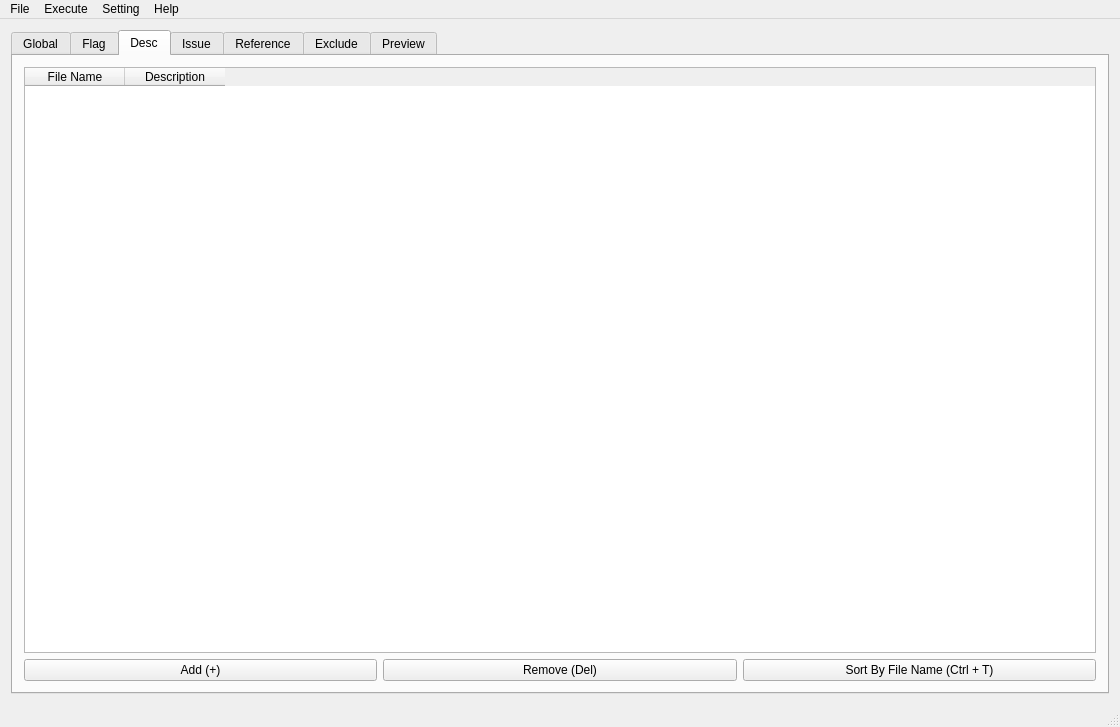
<?xml version="1.0" encoding="UTF-8"?>
<ui version="4.0">
 <class>MainWindow</class>
 <widget class="QMainWindow" name="MainWindow">
  <property name="geometry">
   <rect>
    <x>0</x>
    <y>0</y>
    <width>1120</width>
    <height>727</height>
   </rect>
  </property>
  <property name="windowTitle">
   <string>MainWindow</string>
  </property>
  <widget class="QWidget" name="centralWidget">
   <layout class="QVBoxLayout" name="verticalLayout_2">
    <item>
     <widget class="QTabWidget" name="tabWidget">
      <property name="currentIndex">
       <number>2</number>
      </property>
      <widget class="QWidget" name="SettingTab">
       <attribute name="title">
        <string>Global</string>
       </attribute>
       <layout class="QHBoxLayout" name="horizontalLayout_13">
        <item>
         <widget class="QGroupBox" name="groupBox">
          <property name="title">
           <string>Project Settings</string>
          </property>
          <layout class="QGridLayout" name="gridLayout">
           <item row="0" column="0">
            <layout class="QHBoxLayout" name="ExtensionL">
             <item>
              <widget class="QLabel" name="extensionLbl">
               <property name="text">
                <string>Extension</string>
               </property>
              </widget>
             </item>
             <item>
              <spacer name="spacer1">
               <property name="orientation">
                <enum>Qt::Horizontal</enum>
               </property>
               <property name="sizeHint" stdset="0">
                <size>
                 <width>40</width>
                 <height>20</height>
                </size>
               </property>
              </spacer>
             </item>
             <item>
              <widget class="QLineEdit" name="extensionEdit">
               <property name="minimumSize">
                <size>
                 <width>200</width>
                 <height>0</height>
                </size>
               </property>
               <property name="maximumSize">
                <size>
                 <width>200</width>
                 <height>16777215</height>
                </size>
               </property>
              </widget>
             </item>
            </layout>
           </item>
           <item row="1" column="0">
            <layout class="QHBoxLayout" name="PathL">
             <item>
              <widget class="QLabel" name="pathLbl">
               <property name="text">
                <string>Project Path</string>
               </property>
              </widget>
             </item>
             <item>
              <spacer name="spacer2">
               <property name="orientation">
                <enum>Qt::Horizontal</enum>
               </property>
               <property name="sizeHint" stdset="0">
                <size>
                 <width>40</width>
                 <height>20</height>
                </size>
               </property>
              </spacer>
             </item>
             <item>
              <widget class="QLineEdit" name="pathEdit">
               <property name="minimumSize">
                <size>
                 <width>200</width>
                 <height>0</height>
                </size>
               </property>
               <property name="maximumSize">
                <size>
                 <width>200</width>
                 <height>16777215</height>
                </size>
               </property>
              </widget>
             </item>
            </layout>
           </item>
           <item row="2" column="0">
            <layout class="QHBoxLayout" name="SeparatorL">
             <item>
              <widget class="QLabel" name="separatorLbl">
               <property name="text">
                <string>Separator</string>
               </property>
              </widget>
             </item>
             <item>
              <spacer name="spacer4">
               <property name="orientation">
                <enum>Qt::Horizontal</enum>
               </property>
               <property name="sizeHint" stdset="0">
                <size>
                 <width>40</width>
                 <height>20</height>
                </size>
               </property>
              </spacer>
             </item>
             <item>
              <widget class="QLineEdit" name="separatorEdit">
               <property name="minimumSize">
                <size>
                 <width>200</width>
                 <height>0</height>
                </size>
               </property>
               <property name="maximumSize">
                <size>
                 <width>200</width>
                 <height>16777215</height>
                </size>
               </property>
               <property name="text">
                <string>// @ </string>
               </property>
              </widget>
             </item>
            </layout>
           </item>
           <item row="3" column="0">
            <layout class="QHBoxLayout" name="StartTagL">
             <item>
              <widget class="QLabel" name="sTagLbl">
               <property name="text">
                <string>Start Tag</string>
               </property>
              </widget>
             </item>
             <item>
              <spacer name="spacer1_6">
               <property name="orientation">
                <enum>Qt::Horizontal</enum>
               </property>
               <property name="sizeHint" stdset="0">
                <size>
                 <width>40</width>
                 <height>20</height>
                </size>
               </property>
              </spacer>
             </item>
             <item>
              <widget class="QLineEdit" name="sTagEdit">
               <property name="minimumSize">
                <size>
                 <width>200</width>
                 <height>0</height>
                </size>
               </property>
               <property name="maximumSize">
                <size>
                 <width>200</width>
                 <height>16777215</height>
                </size>
               </property>
              </widget>
             </item>
            </layout>
           </item>
           <item row="4" column="0">
            <layout class="QHBoxLayout" name="EndTagL">
             <item>
              <widget class="QLabel" name="eTagLbl">
               <property name="text">
                <string>End Tag</string>
               </property>
              </widget>
             </item>
             <item>
              <spacer name="spacer1_7">
               <property name="orientation">
                <enum>Qt::Horizontal</enum>
               </property>
               <property name="sizeHint" stdset="0">
                <size>
                 <width>40</width>
                 <height>20</height>
                </size>
               </property>
              </spacer>
             </item>
             <item>
              <widget class="QLineEdit" name="eTagEdit">
               <property name="minimumSize">
                <size>
                 <width>200</width>
                 <height>0</height>
                </size>
               </property>
               <property name="maximumSize">
                <size>
                 <width>200</width>
                 <height>16777215</height>
                </size>
               </property>
               <property name="text">
                <string/>
               </property>
              </widget>
             </item>
            </layout>
           </item>
           <item row="5" column="0">
            <layout class="QHBoxLayout" name="SupDivLineL">
             <item>
              <widget class="QLabel" name="supDivLbl">
               <property name="text">
                <string>Sup Div Line</string>
               </property>
              </widget>
             </item>
             <item>
              <widget class="QPlainTextEdit" name="supDivEdit">
               <property name="plainText">
                <string>// ///////////////////////</string>
               </property>
              </widget>
             </item>
            </layout>
           </item>
           <item row="6" column="0">
            <layout class="QHBoxLayout" name="SubDivLineL">
             <item>
              <widget class="QLabel" name="subDivLbl">
               <property name="text">
                <string>Sub Div Line</string>
               </property>
              </widget>
             </item>
             <item>
              <widget class="QPlainTextEdit" name="subDivEdit">
               <property name="plainText">
                <string>// ///////////////////////</string>
               </property>
              </widget>
             </item>
            </layout>
           </item>
          </layout>
         </widget>
        </item>
        <item>
         <widget class="Line" name="line">
          <property name="frameShadow">
           <enum>QFrame::Raised</enum>
          </property>
          <property name="lineWidth">
           <number>1</number>
          </property>
          <property name="midLineWidth">
           <number>0</number>
          </property>
          <property name="orientation">
           <enum>Qt::Vertical</enum>
          </property>
         </widget>
        </item>
        <item>
         <widget class="QGroupBox" name="groupBox_2">
          <property name="title">
           <string>Common Info</string>
          </property>
          <layout class="QGridLayout" name="gridLayout_2">
           <item row="0" column="0">
            <layout class="QHBoxLayout" name="horizontalLayout_2">
             <item>
              <widget class="QLabel" name="authorLbl">
               <property name="text">
                <string>Author</string>
               </property>
              </widget>
             </item>
             <item>
              <spacer name="spacer3">
               <property name="orientation">
                <enum>Qt::Horizontal</enum>
               </property>
               <property name="sizeHint" stdset="0">
                <size>
                 <width>37</width>
                 <height>17</height>
                </size>
               </property>
              </spacer>
             </item>
             <item>
              <widget class="QLineEdit" name="authorEdit">
               <property name="minimumSize">
                <size>
                 <width>200</width>
                 <height>0</height>
                </size>
               </property>
               <property name="maximumSize">
                <size>
                 <width>200</width>
                 <height>16777215</height>
                </size>
               </property>
              </widget>
             </item>
            </layout>
           </item>
           <item row="1" column="0">
            <layout class="QHBoxLayout" name="TelephoneL">
             <item>
              <widget class="QLabel" name="telepLbl">
               <property name="text">
                <string>Telephone</string>
               </property>
              </widget>
             </item>
             <item>
              <spacer name="spacer8">
               <property name="orientation">
                <enum>Qt::Horizontal</enum>
               </property>
               <property name="sizeHint" stdset="0">
                <size>
                 <width>40</width>
                 <height>20</height>
                </size>
               </property>
              </spacer>
             </item>
             <item>
              <widget class="QLineEdit" name="telepEdit">
               <property name="minimumSize">
                <size>
                 <width>200</width>
                 <height>0</height>
                </size>
               </property>
               <property name="maximumSize">
                <size>
                 <width>200</width>
                 <height>16777215</height>
                </size>
               </property>
              </widget>
             </item>
            </layout>
           </item>
           <item row="2" column="0">
            <layout class="QHBoxLayout" name="GithubL">
             <item>
              <widget class="QLabel" name="githubLbl">
               <property name="text">
                <string>Github Account</string>
               </property>
              </widget>
             </item>
             <item>
              <spacer name="spacer1_4">
               <property name="orientation">
                <enum>Qt::Horizontal</enum>
               </property>
               <property name="sizeHint" stdset="0">
                <size>
                 <width>40</width>
                 <height>20</height>
                </size>
               </property>
              </spacer>
             </item>
             <item>
              <widget class="QLineEdit" name="githubEdit">
               <property name="minimumSize">
                <size>
                 <width>200</width>
                 <height>0</height>
                </size>
               </property>
               <property name="maximumSize">
                <size>
                 <width>200</width>
                 <height>16777215</height>
                </size>
               </property>
              </widget>
             </item>
            </layout>
           </item>
           <item row="3" column="0">
            <layout class="QHBoxLayout" name="TeamL">
             <item>
              <widget class="QLabel" name="teamLbl">
               <property name="text">
                <string>Team</string>
               </property>
              </widget>
             </item>
             <item>
              <spacer name="spacer1_5">
               <property name="orientation">
                <enum>Qt::Horizontal</enum>
               </property>
               <property name="sizeHint" stdset="0">
                <size>
                 <width>40</width>
                 <height>20</height>
                </size>
               </property>
              </spacer>
             </item>
             <item>
              <widget class="QLineEdit" name="teamEdit">
               <property name="minimumSize">
                <size>
                 <width>200</width>
                 <height>0</height>
                </size>
               </property>
               <property name="maximumSize">
                <size>
                 <width>200</width>
                 <height>16777215</height>
                </size>
               </property>
              </widget>
             </item>
            </layout>
           </item>
           <item row="4" column="0">
            <layout class="QHBoxLayout" name="ProjectNameL">
             <item>
              <widget class="QLabel" name="projectNameLbl">
               <property name="text">
                <string>Project Name</string>
               </property>
              </widget>
             </item>
             <item>
              <spacer name="spacer1_8">
               <property name="orientation">
                <enum>Qt::Horizontal</enum>
               </property>
               <property name="sizeHint" stdset="0">
                <size>
                 <width>40</width>
                 <height>20</height>
                </size>
               </property>
              </spacer>
             </item>
             <item>
              <widget class="QLineEdit" name="projectNameEdit">
               <property name="minimumSize">
                <size>
                 <width>200</width>
                 <height>0</height>
                </size>
               </property>
               <property name="maximumSize">
                <size>
                 <width>200</width>
                 <height>16777215</height>
                </size>
               </property>
              </widget>
             </item>
            </layout>
           </item>
           <item row="5" column="0">
            <layout class="QHBoxLayout" name="EmailL">
             <item>
              <widget class="QLabel" name="emailLbl">
               <property name="text">
                <string>Email</string>
               </property>
              </widget>
             </item>
             <item>
              <spacer name="spacer7">
               <property name="orientation">
                <enum>Qt::Horizontal</enum>
               </property>
               <property name="sizeHint" stdset="0">
                <size>
                 <width>40</width>
                 <height>20</height>
                </size>
               </property>
              </spacer>
             </item>
             <item>
              <widget class="QLineEdit" name="emailEdit">
               <property name="minimumSize">
                <size>
                 <width>200</width>
                 <height>0</height>
                </size>
               </property>
               <property name="maximumSize">
                <size>
                 <width>200</width>
                 <height>16777215</height>
                </size>
               </property>
              </widget>
             </item>
            </layout>
           </item>
           <item row="6" column="0">
            <layout class="QHBoxLayout" name="MemoL">
             <item>
              <widget class="QLabel" name="memoLbl">
               <property name="text">
                <string>Memo</string>
               </property>
              </widget>
             </item>
             <item>
              <widget class="QTextEdit" name="memoEdit"/>
             </item>
            </layout>
           </item>
          </layout>
         </widget>
        </item>
       </layout>
      </widget>
      <widget class="QWidget" name="FlagTab">
       <attribute name="title">
        <string>Flag</string>
       </attribute>
       <layout class="QHBoxLayout" name="horizontalLayout_6">
        <item>
         <layout class="QVBoxLayout" name="verticalLayout_8">
          <item>
           <widget class="QTableWidget" name="flagTblWidget">
            <column>
             <property name="text">
              <string>Flag</string>
             </property>
            </column>
            <column>
             <property name="text">
              <string>Value</string>
             </property>
            </column>
           </widget>
          </item>
          <item>
           <layout class="QHBoxLayout" name="FlagBtnL">
            <item>
             <widget class="QPushButton" name="FlagAddBtn">
              <property name="text">
               <string>Add (+)</string>
              </property>
             </widget>
            </item>
            <item>
             <widget class="QPushButton" name="FlagDeleteBtn">
              <property name="text">
               <string>Remove (Delete)</string>
              </property>
             </widget>
            </item>
            <item>
             <widget class="QPushButton" name="FlagUpBtn">
              <property name="text">
               <string>Up</string>
              </property>
             </widget>
            </item>
            <item>
             <widget class="QPushButton" name="FlagDownBtn">
              <property name="text">
               <string>Down</string>
              </property>
             </widget>
            </item>
           </layout>
          </item>
         </layout>
        </item>
       </layout>
      </widget>
      <widget class="QWidget" name="DescTab">
       <attribute name="title">
        <string>Desc</string>
       </attribute>
       <layout class="QVBoxLayout" name="verticalLayout_4">
        <item>
         <layout class="QVBoxLayout" name="descTabL1">
          <item>
           <widget class="QTableWidget" name="descTblWidget">
            <column>
             <property name="text">
              <string>File Name</string>
             </property>
            </column>
            <column>
             <property name="text">
              <string>Description</string>
             </property>
            </column>
           </widget>
          </item>
          <item>
           <layout class="QHBoxLayout" name="descTabL2">
            <item>
             <widget class="QPushButton" name="descAddBtn">
              <property name="text">
               <string>Add (+)</string>
              </property>
             </widget>
            </item>
            <item>
             <widget class="QPushButton" name="descRemoveBtn">
              <property name="text">
               <string>Remove (Del)</string>
              </property>
             </widget>
            </item>
            <item>
             <widget class="QPushButton" name="descSortBtn">
              <property name="text">
               <string>Sort By File Name (Ctrl + T)</string>
              </property>
             </widget>
            </item>
           </layout>
          </item>
         </layout>
        </item>
       </layout>
      </widget>
      <widget class="QWidget" name="IssueTab">
       <attribute name="title">
        <string>Issue</string>
       </attribute>
       <layout class="QHBoxLayout" name="horizontalLayout_10">
        <item>
         <layout class="QVBoxLayout" name="issueTabL">
          <item>
           <widget class="QTableWidget" name="issueTblWidget">
            <column>
             <property name="text">
              <string>File Name</string>
             </property>
            </column>
            <column>
             <property name="text">
              <string>Issue</string>
             </property>
            </column>
           </widget>
          </item>
          <item>
           <layout class="QHBoxLayout" name="horizontalLayout_8">
            <item>
             <widget class="QPushButton" name="issueAddBtn">
              <property name="text">
               <string>Add (+)</string>
              </property>
             </widget>
            </item>
            <item>
             <widget class="QPushButton" name="issueRemoveBtn">
              <property name="text">
               <string>Remove (Del)</string>
              </property>
             </widget>
            </item>
            <item>
             <widget class="QPushButton" name="issueSortBtn">
              <property name="text">
               <string>Sort By File Name (Ctrl + T)</string>
              </property>
             </widget>
            </item>
           </layout>
          </item>
         </layout>
        </item>
       </layout>
      </widget>
      <widget class="QWidget" name="referenceTab">
       <attribute name="title">
        <string>Reference</string>
       </attribute>
       <layout class="QVBoxLayout" name="verticalLayout_10">
        <item>
         <layout class="QVBoxLayout" name="verticalLayout_9">
          <item>
           <widget class="QTableWidget" name="referenceTbl">
            <column>
             <property name="text">
              <string>File Name</string>
             </property>
            </column>
            <column>
             <property name="text">
              <string>URLs</string>
             </property>
            </column>
           </widget>
          </item>
          <item>
           <layout class="QHBoxLayout" name="ReferenceL_2">
            <item>
             <widget class="QPushButton" name="addReferenceBtn">
              <property name="text">
               <string>Add (+)</string>
              </property>
             </widget>
            </item>
            <item>
             <widget class="QPushButton" name="rmReferenceBtn">
              <property name="text">
               <string>Remove (Del)</string>
              </property>
             </widget>
            </item>
            <item>
             <widget class="QPushButton" name="referenceSortBtn">
              <property name="text">
               <string>Sort By File Name (Ctrl + T)</string>
              </property>
             </widget>
            </item>
           </layout>
          </item>
         </layout>
        </item>
       </layout>
      </widget>
      <widget class="QWidget" name="excludeTab">
       <attribute name="title">
        <string>Exclude</string>
       </attribute>
       <layout class="QHBoxLayout" name="horizontalLayout_5">
        <item>
         <layout class="QVBoxLayout" name="verticalLayout_7">
          <item>
           <widget class="QTableWidget" name="excludeTbl">
            <column>
             <property name="text">
              <string>File Name to exclude</string>
             </property>
            </column>
           </widget>
          </item>
          <item>
           <layout class="QHBoxLayout" name="horizontalLayout_4">
            <item>
             <widget class="QPushButton" name="addExcludeBtn">
              <property name="text">
               <string>Add (+)</string>
              </property>
             </widget>
            </item>
            <item>
             <widget class="QPushButton" name="rmExcludeBtn">
              <property name="text">
               <string>Remove (Del)</string>
              </property>
             </widget>
            </item>
            <item>
             <widget class="QPushButton" name="sortExcludeBtn">
              <property name="text">
               <string>Sort By File Name (Ctrl + T)</string>
              </property>
             </widget>
            </item>
           </layout>
          </item>
         </layout>
        </item>
       </layout>
      </widget>
      <widget class="QWidget" name="PreviewTab">
       <attribute name="title">
        <string>Preview</string>
       </attribute>
       <layout class="QVBoxLayout" name="verticalLayout_5">
        <item>
         <layout class="QVBoxLayout" name="verticalLayout_3">
          <item>
           <widget class="QPlainTextEdit" name="previewTextEdit">
            <property name="toolTip">
             <string>&lt;html&gt;&lt;head/&gt;&lt;body&gt;&lt;p&gt;Check the comments to add&lt;/p&gt;&lt;/body&gt;&lt;/html&gt;</string>
            </property>
            <property name="styleSheet">
             <string notr="true"/>
            </property>
            <property name="readOnly">
             <bool>true</bool>
            </property>
           </widget>
          </item>
          <item>
           <layout class="QHBoxLayout" name="horizontalLayout">
            <item>
             <widget class="QPushButton" name="copyBtn">
              <property name="text">
               <string>Copy (C)</string>
              </property>
             </widget>
            </item>
            <item>
             <widget class="QPushButton" name="executeBtn">
              <property name="text">
               <string>Run (F5)</string>
              </property>
             </widget>
            </item>
           </layout>
          </item>
         </layout>
        </item>
       </layout>
      </widget>
     </widget>
    </item>
   </layout>
  </widget>
  <widget class="QMenuBar" name="menuBar">
   <property name="geometry">
    <rect>
     <x>0</x>
     <y>0</y>
     <width>1120</width>
     <height>21</height>
    </rect>
   </property>
   <widget class="QMenu" name="menuFile">
    <property name="title">
     <string>File</string>
    </property>
    <widget class="QMenu" name="menuOpen_Recents">
     <property name="title">
      <string>Open Recents</string>
     </property>
     <addaction name="actionrecent1"/>
     <addaction name="actionrecent2"/>
     <addaction name="actionrecent3"/>
     <addaction name="actionrecent4"/>
     <addaction name="actionrecent5"/>
    </widget>
    <addaction name="actionNew"/>
    <addaction name="separator"/>
    <addaction name="actionOpen"/>
    <addaction name="actionOpen_and_run"/>
    <addaction name="menuOpen_Recents"/>
    <addaction name="actionOpen_Project_Path"/>
    <addaction name="actionOpen_setting_file"/>
    <addaction name="separator"/>
    <addaction name="actionRefresh"/>
    <addaction name="separator"/>
    <addaction name="actionSave"/>
    <addaction name="actionSave_as"/>
    <addaction name="actionSave_md"/>
    <addaction name="separator"/>
    <addaction name="actionExit"/>
   </widget>
   <widget class="QMenu" name="menuHelp">
    <property name="title">
     <string>Help</string>
    </property>
    <addaction name="actionHelp"/>
    <addaction name="actionGithub"/>
   </widget>
   <widget class="QMenu" name="menuSetting">
    <property name="title">
     <string>Setting</string>
    </property>
    <widget class="QMenu" name="menuComments_style">
     <property name="title">
      <string>Comments style</string>
     </property>
    </widget>
    <addaction name="actionRecursive_Traversal"/>
    <addaction name="separator"/>
    <addaction name="actionIssue_Numbering"/>
    <addaction name="actionDesc_Numbering"/>
    <addaction name="actionRefe_URL_Numbering"/>
    <addaction name="separator"/>
    <addaction name="menuComments_style"/>
   </widget>
   <widget class="QMenu" name="menuExecute">
    <property name="title">
     <string>Execute</string>
    </property>
    <addaction name="actionExecute"/>
    <addaction name="separator"/>
    <addaction name="actionRemove_Comments"/>
    <addaction name="actionRemove_Comments_From_All_File"/>
   </widget>
   <addaction name="menuFile"/>
   <addaction name="menuExecute"/>
   <addaction name="menuSetting"/>
   <addaction name="menuHelp"/>
  </widget>
  <widget class="QStatusBar" name="statusBar"/>
  <action name="actionGithub">
   <property name="icon">
    <iconset>
     <normaloff>res/img/github.png</normaloff>res/img/github.png</iconset>
   </property>
   <property name="text">
    <string>Github</string>
   </property>
  </action>
  <action name="actionExecute">
   <property name="text">
    <string>Run</string>
   </property>
   <property name="shortcut">
    <string>F5</string>
   </property>
  </action>
  <action name="actionSave">
   <property name="text">
    <string>Save</string>
   </property>
   <property name="shortcut">
    <string>Ctrl+S</string>
   </property>
  </action>
  <action name="actionOpen">
   <property name="text">
    <string>Open</string>
   </property>
   <property name="shortcut">
    <string>Ctrl+O</string>
   </property>
  </action>
  <action name="actionSave_as">
   <property name="text">
    <string>Save as</string>
   </property>
   <property name="shortcut">
    <string>Alt+S</string>
   </property>
  </action>
  <action name="actionExit">
   <property name="text">
    <string>Exit</string>
   </property>
  </action>
  <action name="actionOpen_and_run">
   <property name="text">
    <string>Open and Run</string>
   </property>
   <property name="shortcut">
    <string>Shift+F5</string>
   </property>
  </action>
  <action name="actionRemove_Comments">
   <property name="text">
    <string>Remove Worked Comments</string>
   </property>
  </action>
  <action name="actionRecursive_Traversal">
   <property name="checkable">
    <bool>true</bool>
   </property>
   <property name="checked">
    <bool>true</bool>
   </property>
   <property name="text">
    <string>Recursive Traversal</string>
   </property>
  </action>
  <action name="actionrecent1">
   <property name="icon">
    <iconset>
     <normaloff>res/img/icon.ico</normaloff>res/img/icon.ico</iconset>
   </property>
   <property name="text">
    <string>recent1</string>
   </property>
  </action>
  <action name="actionrecent2">
   <property name="icon">
    <iconset>
     <normaloff>res/img/icon.ico</normaloff>res/img/icon.ico</iconset>
   </property>
   <property name="text">
    <string>recent2</string>
   </property>
  </action>
  <action name="actionrecent3">
   <property name="icon">
    <iconset>
     <normaloff>res/img/icon.ico</normaloff>res/img/icon.ico</iconset>
   </property>
   <property name="text">
    <string>recent3</string>
   </property>
  </action>
  <action name="actionrecent4">
   <property name="icon">
    <iconset>
     <normaloff>res/img/icon.ico</normaloff>res/img/icon.ico</iconset>
   </property>
   <property name="text">
    <string>recent4</string>
   </property>
  </action>
  <action name="actionIssue_Numbering">
   <property name="checkable">
    <bool>true</bool>
   </property>
   <property name="checked">
    <bool>false</bool>
   </property>
   <property name="text">
    <string>Issue Numbering</string>
   </property>
  </action>
  <action name="actionDesc_Numbering">
   <property name="checkable">
    <bool>true</bool>
   </property>
   <property name="checked">
    <bool>false</bool>
   </property>
   <property name="text">
    <string>Desc Numbering</string>
   </property>
  </action>
  <action name="actionOpen_Project_Path">
   <property name="text">
    <string>Open Project Path</string>
   </property>
  </action>
  <action name="actionRefresh">
   <property name="text">
    <string>Refresh</string>
   </property>
   <property name="shortcut">
    <string>Ctrl+R</string>
   </property>
  </action>
  <action name="actionSave_md">
   <property name="text">
    <string>Export as Markdown</string>
   </property>
  </action>
  <action name="actionRemove_Comments_From_All_File">
   <property name="text">
    <string>Remove Comments From All Files</string>
   </property>
  </action>
  <action name="actionHelp">
   <property name="text">
    <string>Manual</string>
   </property>
  </action>
  <action name="actionOpen_setting_file">
   <property name="text">
    <string>Open Setting File</string>
   </property>
  </action>
  <action name="actionNew">
   <property name="text">
    <string>New</string>
   </property>
   <property name="shortcut">
    <string>Ctrl+N</string>
   </property>
  </action>
  <action name="actionrecent5">
   <property name="icon">
    <iconset>
     <normaloff>res/img/icon.ico</normaloff>res/img/icon.ico</iconset>
   </property>
   <property name="text">
    <string>recent5</string>
   </property>
  </action>
  <action name="actionRefe_URL_Numbering">
   <property name="checkable">
    <bool>true</bool>
   </property>
   <property name="text">
    <string>Ref URL Numbering</string>
   </property>
  </action>
 </widget>
 <layoutdefault spacing="6" margin="11"/>
 <resources/>
 <connections/>
</ui>
